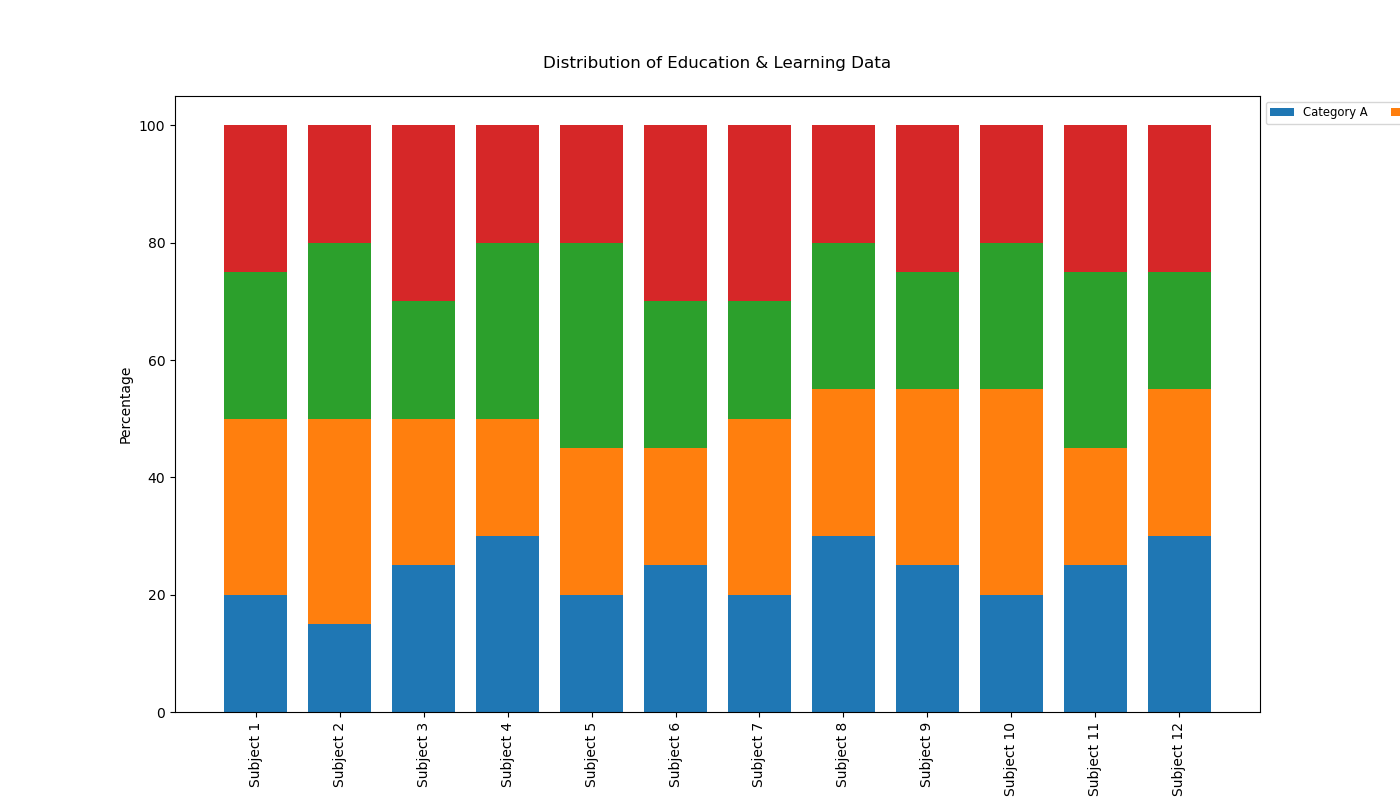

The script that drew this image:

import matplotlib.pyplot as plt
import numpy as np

# Data
topics = ['Subject 1', 'Subject 2', 'Subject 3', 'Subject 4', 'Subject 5', 'Subject 6', 'Subject 7', 'Subject 8', 'Subject 9', 'Subject 10', 'Subject 11', 'Subject 12']
categories = ['Category A', 'Category B', 'Category C', 'Category D']
data = np.array([
    [20, 30, 25, 25],
    [15, 35, 30, 20],
    [25, 25, 20, 30],
    [30, 20, 30, 20],
    [20, 25, 35, 20],
    [25, 20, 25, 30],
    [20, 30, 20, 30],
    [30, 25, 25, 20],
    [25, 30, 20, 25],
    [20, 35, 25, 20],
    [25, 20, 30, 25],
    [30, 25, 20, 25]
])

data_cum = data.cumsum(axis=1)
category_colors = ['#1f77b4', '#ff7f0e', '#2ca02c', '#d62728']

fig, ax = plt.subplots(figsize=(14, 8))

bar_height = 0.75

for i, (colname, color) in enumerate(zip(categories, category_colors)):
    heights = data[:, i]
    starts = data_cum[:, i] - heights
    ax.bar(topics, heights, bottom=starts, width=bar_height, label=colname, color=color)

ax.set_ylabel('Percentage')
ax.set_title('Distribution of Education & Learning Data', pad=20)
ax.legend(ncol=len(categories), bbox_to_anchor=(1, 1), loc='upper left', fontsize='small')

plt.xticks(rotation=90)
plt.show()
